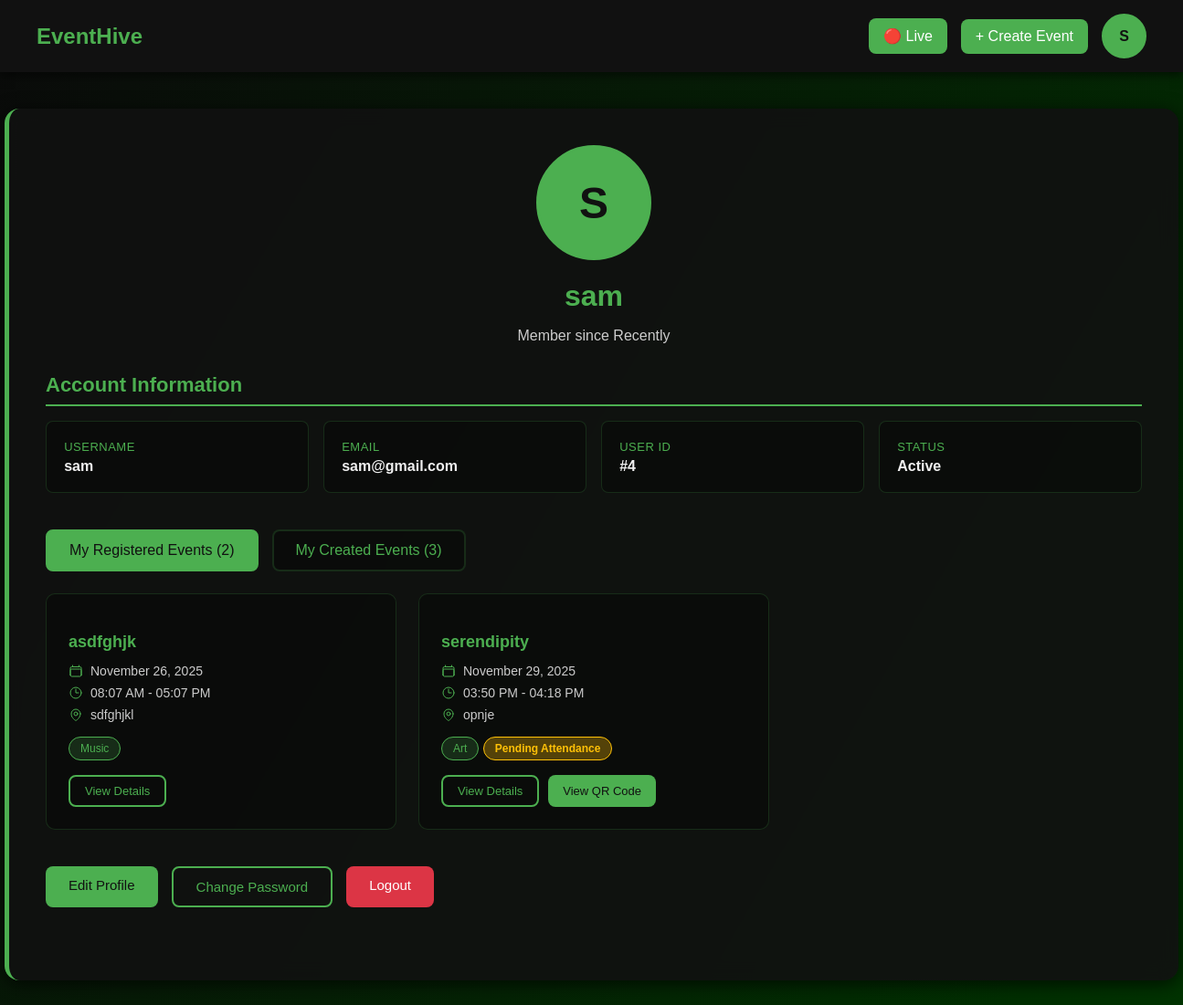
Page /user/profile (signed in) on the committed database.
### models/model.py (models this page shows, shortened)
class User(db.Model, UserMixin):
    __tablename__ = "users"
    id = db.Column(db.Integer, primary_key=True)
    username = db.Column(db.String(50), unique=True, nullable=False)
    email = db.Column(db.String(120), unique=True, nullable=False)
    password = db.Column(db.String(200), nullable=False)
    attending_events = db.relationship(
        "Event", secondary=event_attendees, back_populates="attendees"
    )
    attendee_links = db.relationship("Attendee", back_populates="user", cascade="all, delete-orphan")

class Event(db.Model):
    __tablename__ = "events"
    id = db.Column(db.Integer, primary_key=True)
    title = db.Column(db.String(100), nullable=False)
    description = db.Column(db.Text)
    date = db.Column(db.Date, nullable=False)
    starttime = db.Column(db.Time)
    endtime = db.Column(db.Time)
    mode = db.Column(db.Enum(EventMode), default=EventMode.online, nullable=False)
    venue = db.Column(db.String(150))
    capacity = db.Column(db.Integer, default=100)
    tags = db.Column(db.Enum(Eventtag), default=Eventtag.CELEBRATION, nullable=False)
    visibility = db.Column(db.Enum(EventVisibility), default=EventVisibility.public, nullable=False)
    organizer_id = db.Column(db.Integer, db.ForeignKey("users.id"), nullable=False)
    creator = db.relationship("User", backref=db.backref("created_events", lazy=True))
    attendees = db.relationship(
        "User", secondary=event_attendees, back_populates="attending_events"
    )
    attendee_links = db.relationship("Attendee", back_populates="event", cascade="all, delete-orphan")

### app/main.py (the view)
@main_blueprint.route("/user/profile", methods=["GET"])
@login_required
def user_profile():
    user = User.query.options(
        db.joinedload(User.attending_events),
        db.joinedload(User.created_events),
        db.joinedload(User.attendee_links)
    ).get(current_user.id)
    return render_template("user_profile.html", user=user)

### app/__init__.py (called while the page is built)
def create_app():
    app = Flask(__name__)
    app.config['SECRET_KEY'] = '91ba96dbf66221f753176c6a80f0e7905444d410630b70f89445e7281d0001aa'
    app.config['SQLALCHEMY_DATABASE_URI'] = 'sqlite:///db.sqlite'
    db.init_app(app)
    migrate.init_app(app, db)
    login_manager.init_app(app)
    from models.model import User
    @login_manager.user_loader
    def load_user(user_id):
        return User.query.get(int(user_id))
    from .main import main_blueprint
    app.register_blueprint(main_blueprint)
    from .auth import auth_blueprint
    app.register_blueprint(auth_blueprint)
    from .main import events_blueprint, attendees_blueprint
    app.register_blueprint(events_blueprint)
    app.register_blueprint(attendees_blueprint)
    from .scheduler import start_scheduler
    start_scheduler(app)
    return app

### app/templates/user_profile.html (shortened to what this page needs)
{% extends "base.html" %}
{% block content %}
<div class="profile-container">
    <div class="profile-header">
        <div class="profile-avatar">
            {{ user.username[0].upper() }}
        </div>
        <h1>{{ user.username }}</h1>
        <p style="color: #ccc;">Member since {{ user.created_at.strftime('%B %Y') if user.created_at else 'Recently' }}</p>
    </div>
    <div class="profile-section">
        <h2>Account Information</h2>
        <div class="info-grid">
            <div class="info-item">
                <div class="info-label">Username</div>
                <div class="info-value">{{ user.username }}</div>
            </div>
            <div class="info-item">
                <div class="info-label">Email</div>
                <div class="info-value">{{ user.email }}</div>
            </div>
            <div class="info-item">
                <div class="info-label">User ID</div>
                <div class="info-value">#{{ user.id }}</div>
            </div>
            <div class="info-item">
                <div class="info-label">Status</div>
                <div class="info-value">Active</div>
            </div>
        </div>
    </div>
    <div class="profile-section">
        <div class="tab-header">
            <div class="tab-item active" onclick="switchTab('registered')">
                My Registered Events ({{ user.attending_events|length }})
            </div>
            <div class="tab-item" onclick="switchTab('created')">
                My Created Events ({{ user.created_events|length }})
            </div>
        </div>
        <div id="registered-tab" class="tab-content active">
        {% if user.attending_events %}
            <div class="events-grid">
                {% for event in user.attending_events %}
                    <div class="event-card">
                        <h3>{{ event.title }}</h3>
                        <div class="event-detail">
                            {{ event.date.strftime('%B %d, %Y') }}
                        </div>
                        {% if event.starttime %}
                        <div class="event-detail">
                            <svg xmlns="http://www.w3.org/2000/svg" fill="none" viewBox="0 0 24 24" stroke-width="1.5" stroke="currentColor">
                                <path stroke-linecap="round" stroke-linejoin="round" d="M12 6v6h4.5m4.5 0a9 9 0 11-18 0 9 9 0 0118 0z" />
                            </svg>
                            {{ event.starttime.strftime('%I:%M %p') }}
                            {% if event.endtime %}- {{ event.endtime.strftime('%I:%M %p') }}{% endif %}
                        </div>
                        {% endif %}
                        {% if event.venue %}
                        <div class="event-detail">
                            {{ event.venue }}
                        </div>
                        {% endif %}
                        <span class="event-tag">{{ event.tags.value if event.tags else 'Event' }}</span>
                        {% set attendee = user.attendee_links|selectattr('event_id', 'equalto', event.id)|first %}
                        {% if attendee %}
                            {% if attendee.has_attended %}
                                <span class="attendance-badge badge-attended">✓ Attended</span>
                            {% else %}
                                <span class="attendance-badge badge-pending">Pending Attendance</span>
                            {% endif %}
                        {% endif %}
                        <div class="event-actions">
                            <a href="{{ url_for('events.get_event', event_id=event.id) }}" class="btn btn-secondary btn-small">View Details</a>
                            {% set attendee = user.attendee_links|selectattr('event_id', 'equalto', event.id)|first %}
                            {% if attendee and attendee.qr_code_path %}
                                <button class="btn btn-primary btn-small" onclick="showQR('{{ event.title }}', '{{ url_for('static', filename=attendee.qr_code_path) }}')">View QR Code</button>
                            {% endif %}
                        </div>
                    </div>
                {% endfor %}
            </div>
        {% endif %}
        </div>
    </div>
    <div class="profile-section">
        <div class="action-buttons">
            <a href="#" class="btn btn-primary">Edit Profile</a>
            <a href="#" class="btn btn-secondary">Change Password</a>
            <a href="{{ url_for('auth.logout') }}" class="btn btn-logout">Logout</a>
        </div>
    </div>
</div>
{% endblock %}

### app/templates/base.html (shortened to what this page needs)
<!DOCTYPE html>
<html lang="en">
<head>
</head>
<body>
<header>
<div class="logo">
    <a href="{{ url_for('main.profile') }}" class="logo-link">
        EventHive
    </a>
</div>
  {% if current_user.is_authenticated %}
  <div class="user-info">
    <a href="{{ url_for('events.live_events') }}" class="create-event-btn">🔴 Live</a>
    <a href="{{ url_for('events.create_event') }}" class="create-event-btn">+ Create Event</a>
    <a href="{{ url_for('auth.profile') }}" class="profile-circle">
      {{ current_user.username[0].upper() }}
    </a>
  </div>
  {% endif %}
</header>
<div class="content">
  {% block content %}{% endblock %}
</div>
</body>
</html>

### app/templates/base.html (style rules this page uses)
body { font-family: 'Poppins', sans-serif; background: linear-gradient(120deg, #0a0a0a, #003300); color: #f0f0f0; margin: 0; padding: 0; }
header { display: flex; justify-content: space-between; align-items: center; background-color: #111; padding: 15px 40px; box-shadow: 0 4px 10px rgba(0,0,0,0.5); }
.logo { font-size: 24px; font-weight: bold; color: #4CAF50; }
.user-info { display: flex; align-items: center; gap: 15px; }
.profile-circle { width: 45px; height: 45px; border-radius: 50%; background-color: #4CAF50; display: flex; justify-content: center; align-items: center; color: #111; font-weight: bold; cursor: pointer; text-decoration: none; border: 2px solid #4CAF50; transition: 0.3s; }
.create-event-btn { background-color: #4CAF50; color: #fff; padding: 10px 16px; border-radius: 8px; text-decoration: none; font-weight: 500; transition: background-color 0.3s; }
.logo-link { text-decoration: none; color: inherit; font-weight: bold; cursor: pointer; }

### app/templates/user_profile.html (style rules this page uses)
body { background: linear-gradient(120deg, #0a0a0a, #003300); font-family: 'Poppins', sans-serif; }
.profile-container { background: rgba(17, 17, 17, 0.9); padding: 2.5rem; border-radius: 16px; box-shadow: 0 4px 20px rgba(0,0,0,0.7); border-left: 5px solid #4CAF50; backdrop-filter: blur(10px); width: 100%; max-width: 1200px; margin: 40px auto; color: #f0f0f0; }
.profile-header { text-align: center; margin-bottom: 2rem; }
.profile-avatar { width: 120px; height: 120px; border-radius: 50%; background: #4CAF50; color: #111; display: flex; justify-content: center; align-items: center; font-size: 48px; font-weight: bold; margin: 0 auto 1rem; border: 3px solid #4CAF50; }
h1 { color: #4CAF50; margin-bottom: 5px; font-size: 32px; font-weight: 600; }
.profile-section { margin-bottom: 2.5rem; }
.profile-section h2 { color: #4CAF50; border-bottom: 2px solid #4CAF50; padding-bottom: 0.5rem; margin-bottom: 1rem; font-size: 22px; font-weight: 600; }
.info-grid { display: grid; grid-template-columns: repeat(auto-fit, minmax(220px, 1fr)); gap: 1rem; }
.info-item { background: rgba(0, 0, 0, 0.3); padding: 1.2rem; border-radius: 8px; border: 1px solid rgba(76, 175, 80, 0.2); }
.info-label { font-size: 13px; color: #4CAF50; font-weight: 500; text-transform: uppercase; letter-spacing: 0.5px; }
.info-value { margin-top: 5px; font-size: 16px; font-weight: 600; color: #f0f0f0; }
.action-buttons { display: flex; flex-wrap: wrap; gap: 15px; margin-top: 2rem; }
.btn { padding: 12px 25px; border-radius: 8px; text-decoration: none; font-weight: 500; font-size: 15px; display: inline-block; border: none; cursor: pointer; transition: all 0.3s; }
.btn-primary { background: #4CAF50; color: #111; }
.btn-secondary { background: transparent; border: 2px solid #4CAF50; color: #4CAF50; }
.btn-logout { background: #dc3545; color: #fff; }
.events-grid { display: grid; grid-template-columns: repeat(auto-fill, minmax(300px, 1fr)); gap: 1.5rem; margin-top: 1rem; }
.event-card { background: rgba(0, 0, 0, 0.3); border-radius: 10px; padding: 1.5rem; border: 1px solid rgba(76, 175, 80, 0.2); transition: all 0.3s; }
.event-card h3 { color: #4CAF50; margin-bottom: 0.8rem; font-size: 18px; font-weight: 600; }
.event-detail { display: flex; align-items: center; margin: 0.5rem 0; font-size: 14px; color: #ccc; }
.event-detail svg { width: 16px; height: 16px; margin-right: 8px; stroke: #4CAF50; }
.event-tag { display: inline-block; background: rgba(76, 175, 80, 0.2); color: #4CAF50; padding: 5px 12px; border-radius: 15px; font-size: 12px; margin-top: 0.5rem; font-weight: 500; border: 1px solid #4CAF50; }
.event-actions { display: flex; gap: 10px; margin-top: 1rem; flex-wrap: wrap; }
.btn-small { padding: 8px 16px; font-size: 13px; }
.attendance-badge { display: inline-block; padding: 5px 12px; border-radius: 15px; font-size: 12px; margin-top: 0.5rem; font-weight: 600; }
.badge-pending { background: rgba(255, 193, 7, 0.3); color: #ffc107; border: 1px solid #ffc107; }
.tab-header { display: flex; gap: 15px; margin-bottom: 1.5rem; cursor: pointer; flex-wrap: wrap; }
.tab-item { padding: 12px 24px; border-radius: 8px; background: rgba(0, 0, 0, 0.3); border: 2px solid rgba(76, 175, 80, 0.2); color: #4CAF50; font-weight: 500; transition: all 0.3s; }
.tab-item.active { background: #4CAF50; color: #111; border-color: #4CAF50; }
.tab-content { display: none; }
.tab-content.active { display: block; }

### rows in the picture
User: username "S", username "sam", email "sam@gmail.com", id "4"
Event: title "asdfghjk", date "November 26, 2025", starttime "08:07 AM", endtime "05:07 PM", venue "sdfghjkl", tags "Music"
Event: title "serendipity", date "November 29, 2025", starttime "03:50 PM", endtime "04:18 PM", venue "opnje", tags "Art", shows "Pending Attendance"

### other values in the picture
{{ user.created_at.strftime('%B %Y') if user.created_at else 'Recently' }} "Recently"
{{ user.attending_events|length }} "2"
{{ user.created_events|length }} "3"
